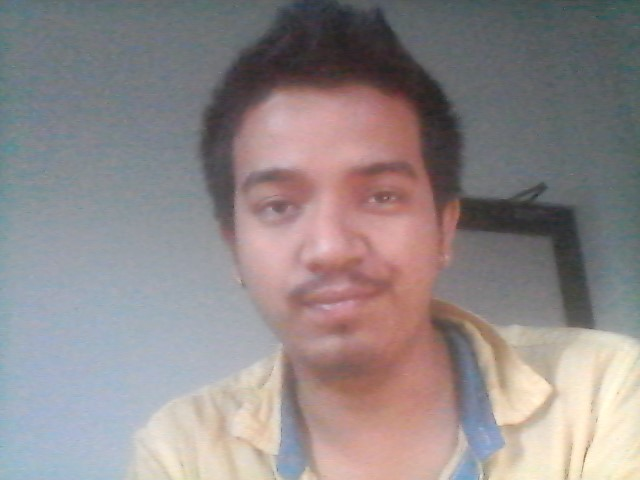
#> input picture face/antispoofing/presentation_tools/real_image.jpg, 640 x 480 px
$ python -i contours.py   (imports and definitions only)   (older library calls are emulated)
#> lines starting #> are read from the running program, lines starting #| are printed output that depends on the picture; after the words box and inside, x2 and y2 are one past the last pixel; in counts of white or black regions, pixels touching at a corner belong together
import numpy as np
import cv2
from PIL import Image

def get_image_contours(image_path):
    # Read the image and perfrom an OTSU threshold
    image = Image.open(image_path)
#> image is the input picture: PIL image 640x480 RGB; mean R, G, B 144.9, 136.6, 137
    if image.mode != 'RGB':
        image = image.convert("RGB")
        image.save(image_path)
    img = cv2.imread(image_path)
    kernel = np.ones((15,15),np.uint8)
    # Perform closing to remove hair and blur the image
    closing = cv2.morphologyEx(img,cv2.MORPH_CLOSE,kernel, iterations = 2)
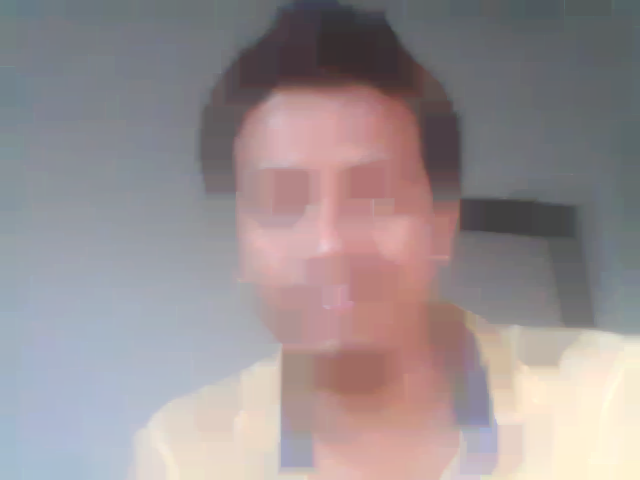
#> closing: shape (480, 640, 3); mean B, G, R 145.4, 143.6, 153.5
    blur = cv2.blur(closing,(15,15))
    # Binarize the image
    gray = cv2.cvtColor(blur,cv2.COLOR_RGB2GRAY)
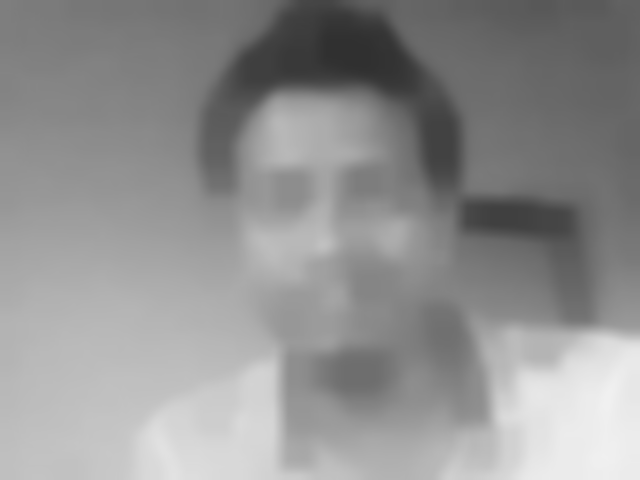
#> gray: shape (480, 640); min 48, max 240, mean 145.2
    _, thresh = cv2.threshold(gray,0,255,cv2.THRESH_BINARY_INV+cv2.THRESH_OTSU)
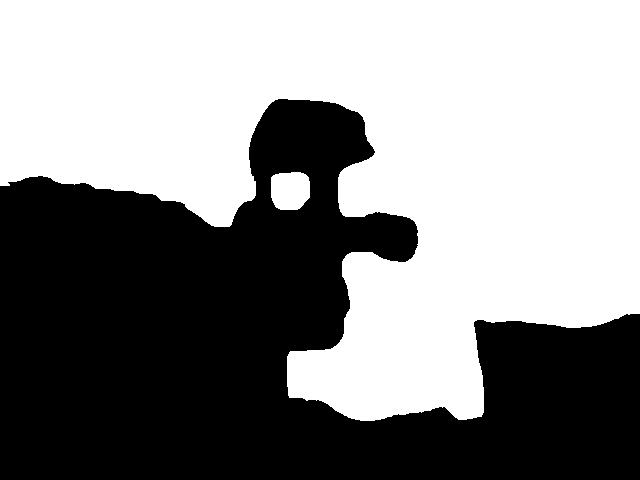
#> thresh: shape (480, 640); 54.5% white; 1 black region
    # Search for contours and select the biggest one
    _, contours, hierarchy = cv2.findContours(thresh,cv2.RETR_TREE,cv2.CHAIN_APPROX_NONE)
#> contours = 2 contours; box (x1, y1, x2, y2) and area: (0, 0, 640, 421) 164845, (271, 172, 310, 210) 1242
    contours = sorted(contours, key=cv2.contourArea, reverse=True)[:5]
    points = []
    for c in contours:
        x,y,w,h = cv2.boundingRect(c)
        points = points + [[x + w/2, y + h/2]]
#> this loop made 2 passes
#> (x, y, w, h, points) on passes 1 to 2: (0, 0, 640, 421, [[320, 210.5]]), (271, 172, 39, 38, [[320, 210.5], [290.5, 191]])
    return points

>>> result = get_image_contours('../face/antispoofing/presentation_tools/real_image.jpg')
#> result = [[320, 210.5], [290.5, 191]]

$ run again, on face/antispoofing/presentation_tools/real_face.jpg
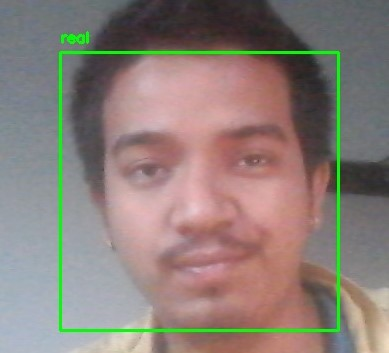
#> input picture face/antispoofing/presentation_tools/real_face.jpg, 389 x 353 px
#> in get_image_contours, image is the input picture: PIL image 389x353 RGB; mean R, G, B 139.6, 126.9, 120.9
#> in get_image_contours, `gray = cv2.cvtColor(blur,cv2.COLOR_RGB2GRAY)`:
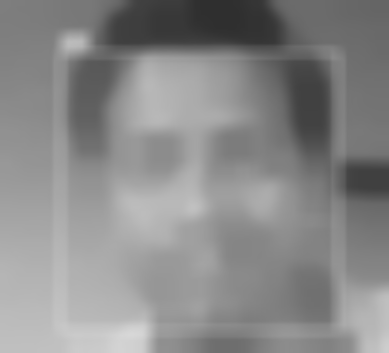
#> gray: shape (353, 389); min 47, max 215, mean 136.8
#> in get_image_contours, `_, thresh = cv2.threshold(gray,0,255,cv2.THRESH_BINARY_INV+cv2.THRESH_..`:
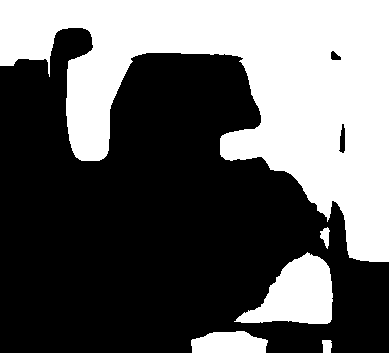
#> thresh: shape (353, 389); 38.9% white; 5 white regions
#> in get_image_contours, `_, contours, hierarchy = cv2.findContours(thresh,cv2.RETR_TREE,cv2.CHA..`: contours = 7 contours; box (x1, y1, x2, y2) and area: (0, 0, 389, 262) 47005, (234, 252, 333, 324) 4012, (191, 331, 268, 353) 1306, (338, 123, 346, 154) 150, (320, 227, 330, 249) 102, (322, 340, 332, 353) 94, (330, 50, 342, 61) 76
#> in get_image_contours, `contours = sorted(contours, key=cv2.contourArea, reverse=True)[:5]`: contours = 5 contours; box (x1, y1, x2, y2) and area: (0, 0, 389, 262) 47005, (234, 252, 333, 324) 4012, (191, 331, 268, 353) 1306, (338, 123, 346, 154) 150, (320, 227, 330, 249) 102
#> the loop in get_image_contours, `for c in contours:` made 5 passes
#> (x, y, w, h, points) on passes 1 to 4: (0, 0, 389, 262, [[194.5, 131]]), (234, 252, 99, 72, [[194.5, 131], [283.5, 288]]), (191, 331, 77, 22, [[194.5, 131], [283.5, 288], [229.5, 342]]), (338, 123, 8, 31, [[194.5, 131], [283.5, 288], [229.5, 342], [342, 138.5]])
#> result = [[194.5, 131], [283.5, 288], [229.5, 342], [342, 138.5], [325, 238]]

$ run again, on face/antispoofing/presentation_tools/resized_real_face.jpg
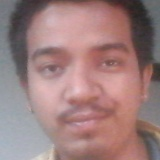
#> input picture face/antispoofing/presentation_tools/resized_real_face.jpg, 160 x 160 px
#> in get_image_contours, image is the input picture: PIL image 160x160 RGB; mean R, G, B 157.4, 126.5, 125.7
#> in get_image_contours, `gray = cv2.cvtColor(blur,cv2.COLOR_RGB2GRAY)`:
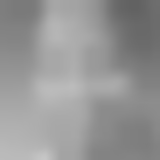
#> gray: shape (160, 160); min 98, max 198, mean 149.3
#> in get_image_contours, `_, thresh = cv2.threshold(gray,0,255,cv2.THRESH_BINARY_INV+cv2.THRESH_..`:
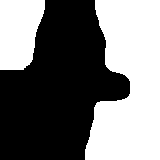
#> thresh: shape (160, 160); 46.2% white; 2 white regions
#> contours = 2 contours; box (x1, y1, x2, y2) and area: (85, 0, 160, 160) 8986, (0, 0, 45, 70) 2489
#> the loop in get_image_contours, `for c in contours:` made 2 passes
#> (x, y, w, h, points) on passes 1 to 2: (85, 0, 75, 160, [[122.5, 80]]), (0, 0, 45, 70, [[122.5, 80], [22.5, 35]])
#> result = [[122.5, 80], [22.5, 35]]
